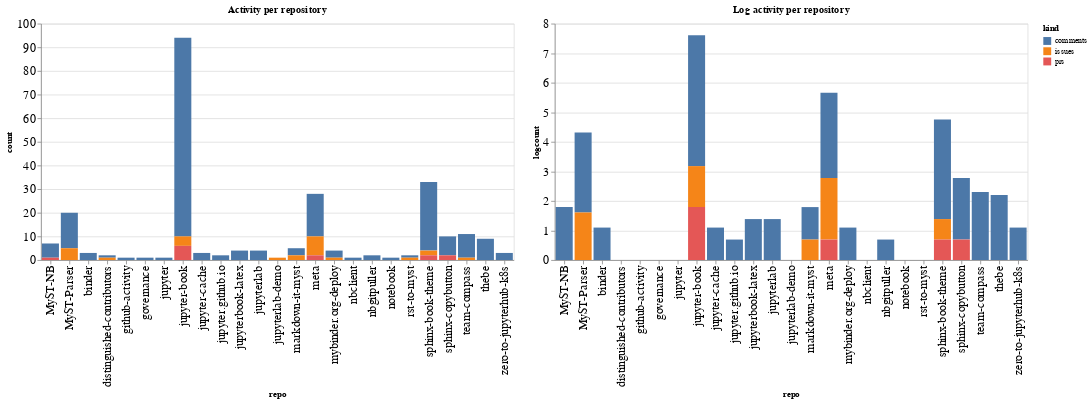

This figure's notebook cell:
### Code cell
ch1 = alt.Chart(repo_summaries, width=600, title="Activity per repository").mark_bar().encode(
    x='repo',
    y='count',
    color='kind',
    tooltip="kind"
)

ch2 = alt.Chart(repo_summaries, width=600, title="Log activity per repository").mark_bar().encode(
    x='repo',
    y='logcount',
    color='kind',
    tooltip="kind"
)

ch1 | ch2

### Figure 1 — Vega-Lite specification as saved in the notebook (floating-point values rounded to 4 significant figures)
{"config": {"axisLeft": {"labelFontSize": 15}, "axisBottom": {"labelFontSize": 15}}, "hconcat": [{"mark": "bar", "encoding": {"color": {"type": "nominal", "field": "kind"}, "tooltip": {"type": "nominal", "field": "kind"}, "x": {"type": "nominal", "field": "repo"}, "y": {"type": "quantitative", "field": "count"}}, "title": "Activity per repository", "width": 600}, {"mark": "bar", "encoding": {"color": {"type": "nominal", "field": "kind"}, "tooltip": {"type": "nominal", "field": "kind"}, "x": {"type": "nominal", "field": "repo"}, "y": {"type": "quantitative", "field": "logcount"}}, "title": "Log activity per repository", "width": 600}], "data": {"name": "data-63dbd1dec14274bcecc17c84fe026c4d"}, "$schema": "https://vega.github.io/schema/vega-lite/v4.8.1.json", "datasets": {"data-63dbd1dec14274bcecc17c84fe026c4d": [{"repo": "MyST-NB", "kind": "comments", "count": 6, "logcount": 1.792}, {"repo": "MyST-NB", "kind": "prs", "count": 1, "logcount": 0.0}, {"repo": "MyST-Parser", "kind": "comments", "count": 15, "logcount": 2.708}, {"repo": "MyST-Parser", "kind": "issues", "count": 5, "logcount": 1.609}, {"repo": "binder", "kind": "comments", "count": 3, "logcount": 1.099}, {"repo": "distinguished-contributors", "kind": "comments", "count": 1, "logcount": 0.0}, {"repo": "distinguished-contributors", "kind": "issues", "count": 1, "logcount": 0.0}, {"repo": "github-activity", "kind": "comments", "count": 1, "logcount": 0.0}, {"repo": "governance", "kind": "comments", "count": 1, "logcount": 0.0}, {"repo": "jupyter", "kind": "comments", "count": 1, "logcount": 0.0}, {"repo": "jupyter-book", "kind": "comments", "count": 84, "logcount": 4.431}, {"repo": "jupyter-book", "kind": "issues", "count": 4, "logcount": 1.386}, {"repo": "jupyter-book", "kind": "prs", "count": 6, "logcount": 1.792}, {"repo": "jupyter-cache", "kind": "comments", "count": 3, "logcount": 1.099}, {"repo": "jupyter.github.io", "kind": "comments", "count": 2, "logcount": 0.6931}, {"repo": "jupyterbook-latex", "kind": "comments", "count": 4, "logcount": 1.386}, {"repo": "jupyterlab", "kind": "comments", "count": 4, "logcount": 1.386}, {"repo": "jupyterlab-demo", "kind": "issues", "count": 1, "logcount": 0.0}, {"repo": "markdown-it-myst", "kind": "comments", "count": 3, "logcount": 1.099}, {"repo": "markdown-it-myst", "kind": "issues", "count": 2, "logcount": 0.6931}, {"repo": "meta", "kind": "comments", "count": 18, "logcount": 2.89}, {"repo": "meta", "kind": "issues", "count": 8, "logcount": 2.079}, {"repo": "meta", "kind": "prs", "count": 2, "logcount": 0.6931}, {"repo": "mybinder.org-deploy", "kind": "comments", "count": 3, "logcount": 1.099}, {"repo": "mybinder.org-deploy", "kind": "issues", "count": 1, "logcount": 0.0}, {"repo": "nbclient", "kind": "comments", "count": 1, "logcount": 0.0}, {"repo": "nbgitpuller", "kind": "comments", "count": 2, "logcount": 0.6931}, {"repo": "notebook", "kind": "comments", "count": 1, "logcount": 0.0}, {"repo": "rst-to-myst", "kind": "comments", "count": 1, "logcount": 0.0}, {"repo": "rst-to-myst", "kind": "issues", "count": 1, "logcount": 0.0}, {"repo": "sphinx-book-theme", "kind": "comments", "count": 29, "logcount": 3.367}, {"repo": "sphinx-book-theme", "kind": "issues", "count": 2, "logcount": 0.6931}, {"repo": "sphinx-book-theme", "kind": "prs", "count": 2, "logcount": 0.6931}, {"repo": "sphinx-copybutton", "kind": "comments", "count": 8, "logcount": 2.079}, {"repo": "sphinx-copybutton", "kind": "prs", "count": 2, "logcount": 0.6931}, {"repo": "team-compass", "kind": "comments", "count": 10, "logcount": 2.303}, {"repo": "team-compass", "kind": "issues", "count": 1, "logcount": 0.0}, {"repo": "thebe", "kind": "comments", "count": 9, "logcount": 2.197}, {"repo": "zero-to-jupyterhub-k8s", "kind": "comments", "count": 3, "logcount": 1.099}]}}
